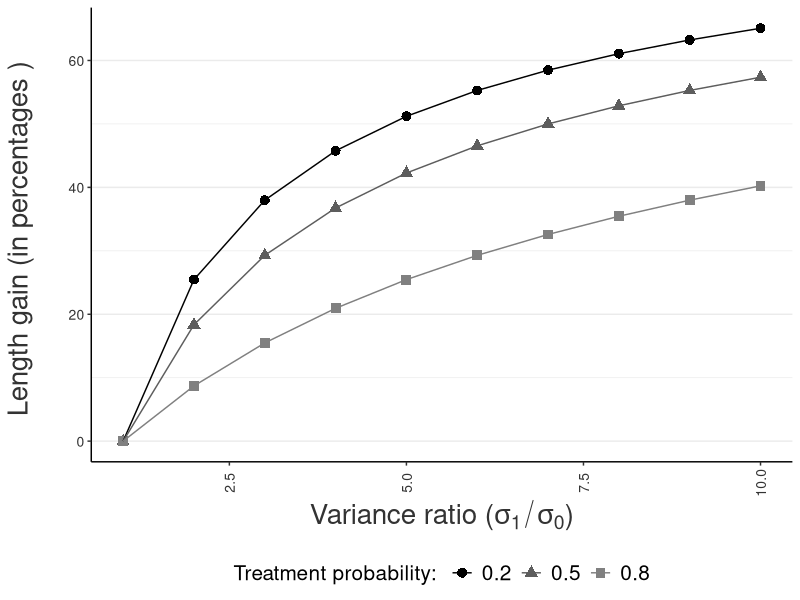

Write R code to recreate this figure. (Note: this script raises an error after producing the figure.)
###################################################################
# Figures for analytical results in att_CI project
# The program generats 
###################################################################


rm(list=ls())

library(dplyr)
library(tidyr)
library(ggthemes)
library(ggplot2)

sigma0 = 1
sigma1.vec = seq(1,10,length=10)
gain = function(ratio,p0){
  gain = 1 - 1/sqrt( ratio * (1-p0)+p0 )
  return(gain)
}

### paper statistics
print(gain(2, p0=0.2))


### Figure calculations:

gain.vec1 = sapply(sigma1.vec, gain,p0=0.2)*100
gain.vec2 = sapply(sigma1.vec, gain,p0=0.5)*100
gain.vec3 = sapply(sigma1.vec, gain,p0=0.8)*100


dp = data.frame(
  gain.vec1,
  gain.vec2,
  gain.vec3
  ) %>%
  gather(key = gain.vec ,value=gain) %>%
  mutate(
    ratio = rep(sigma1.vec,3),
    prob = factor(gain.vec)
  ) %>%
  select(-gain.vec)
levels(dp$prob) = paste(c(0.2,0.5,0.8))
head(dp)

p <- ggplot(dp,aes(x=ratio, y = gain, col=prob, shape=prob))+
  geom_point(size=3)+
  geom_line()+
  labs(
    x = expression(paste("Variance ratio (",sigma[1]/sigma[0],")")),
    y = "Length gain (in percentages ) \n"
  )+
  theme_bw()+
  theme(axis.text.x = element_text(colour="grey20",size=10,angle=90,hjust=.5,vjust=.5))+
  theme(axis.text.y = element_text(colour="grey20",size=10))+
  theme(axis.title.y = element_text(colour="grey20",size=20))+
  theme(axis.title.x = element_text(colour="grey20",size=20))+
  theme(panel.grid.major.x = element_blank(), panel.grid.minor.x = element_blank() )+
  theme(panel.border = element_blank(), 
        axis.line.x = element_line(colour = "black"),
        axis.line.y = element_line(colour = "black"))+
  theme(title = element_text(size=15))+
  scale_colour_grey( start = 0, end = 0.5 )+
  guides(col=guide_legend(title="Treatment probability: "),shape=guide_legend(title="Treatment probability: "))+ # adding legend title
  theme(legend.position="bottom", 
        legend.text = element_text(size=15)) # legend positvjust=0.5ion


setwd("~/Dropbox/att_CI/figures")
pdf("gain_percent_probability1.pdf")
print(p)
dev.off()


if(FALSE){
  ###############################################
  # Analytical example of binary variables
  ###############################################
  
  rm(list=ls())
  
  p0=0.1
  f.ratio = function(satt){
    p1 = p0 + satt
    ratio = p1*(1-p1)/ (p0*(1-p0))
    return(ratio)
  }
  
  gain = function(ratio,p0){
    gain = 1 - 1/sqrt( ratio * (1-p0)+p0 )
    return(gain)
  }
  
  satt.vec = seq(0,0.3,length=100)
  gain(f.ratio(satt.vec),p0=p0)
  
  dp = data.frame(
    satt = satt.vec,
    gain = gain(f.ratio(satt.vec),p0=p0)
  )
  
  ### paper statistics
  print(gain(f.ratio(0.1), p0=0.1))
  
  p <- ggplot(dp,aes(x=satt, y = gain))+
    geom_point()+
    geom_line()+
    labs(
      x = expression(P[1]-P[0]),
      y = "Length gain (in percentages )"
    )+
    theme_bw()+
    theme(axis.text.x = element_text(colour="grey20",size=10))+
    theme(axis.text.y = element_text(colour="grey20",size=10))+
    theme(axis.title.y = element_text(colour="grey20",size=20))+
    theme(axis.title.x = element_text(colour="grey20",size=20))+
    theme(panel.border = element_blank())+
    theme(axis.line.x = element_line(color="black", size = 0.5),
          axis.line.y = element_line(color="black", size = 0.5))+
    theme(title = element_text(size=15))+
    theme(panel.border = element_blank(),axis.line = element_line(colour = "black"))
  
  p <- p+annotate("text", x= 0.05, y=0.38, label=paste("P[0]"," == 0.1"),size=6, parse=TRUE)
  
  setwd("~/Dropbox/att_CI/figures")
  pdf("gain_binary_outcome.pdf")
  print(p)
  dev.off()
  
  ##################################################################################
  ### Binary outcome - finite sample simulation
  ##################################################################################
  
  n=1000
  p0=0.1
  y0 = rbinom(n,size=1,prob=p0)
  
  f.ratio = function(satt){
    p1 = p0 + satt
    y1 = rbinom(n,size=1,prob=p1)
    
    ratio = var(y1)/var(y0)
    return(ratio)
  }
  
  gain = function(ratio,p0){
    gain = 1 - 1/sqrt( ratio * (1-p0)+p0 )
    return(gain)
  }
  
  satt.vec = seq(0,0.3,length=100)
  
  dp = data.frame(
    satt = satt.vec,
    gain = sapply(sapply(satt.vec,f.ratio), gain, p0=p0),
    ratio = sapply(satt.vec,f.ratio)
  )
  
  print(dp)
  
}












